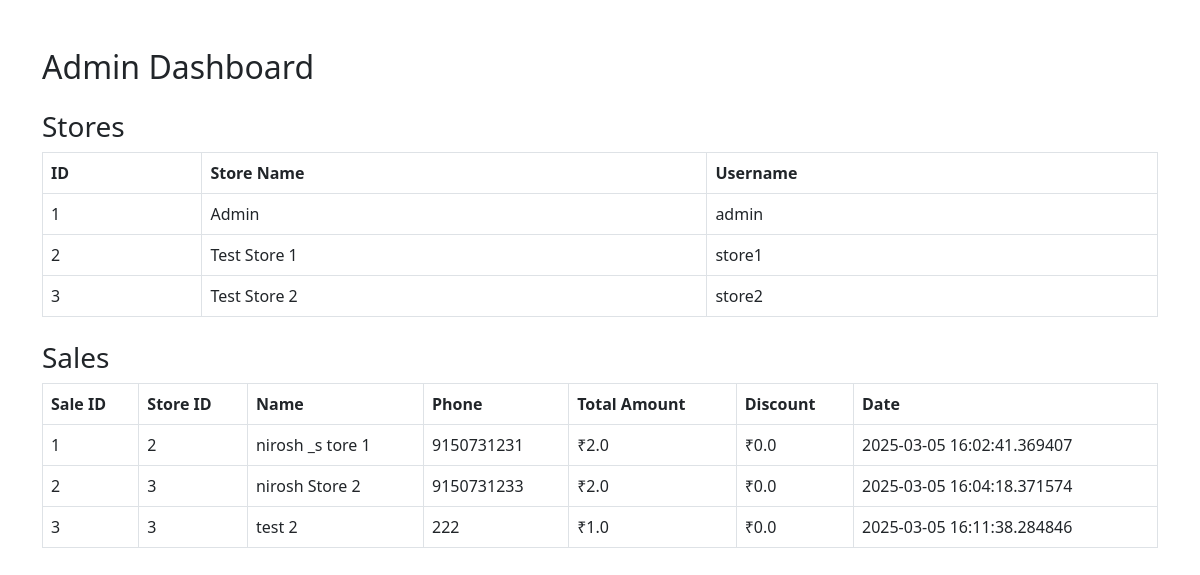
Before: /admin_dashboard (signed in) with the older database file.
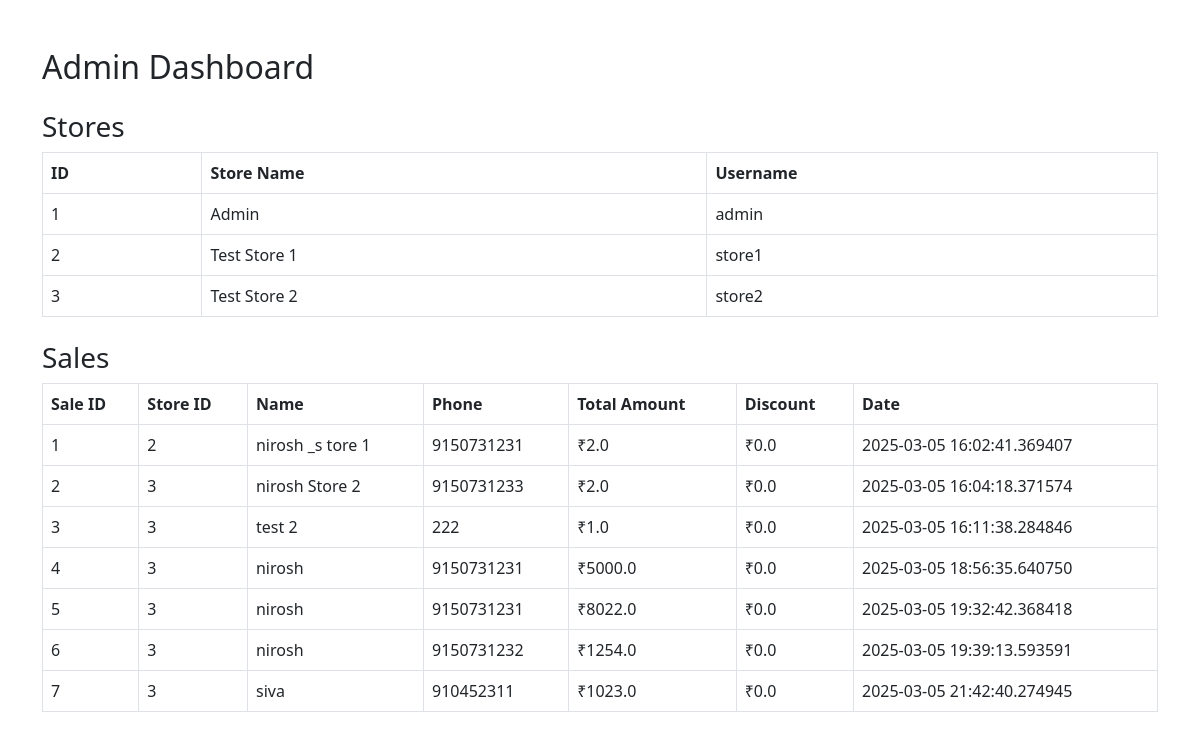
After: the same page with the newer database file.
### app.py (models this page shows)
class Store(db.Model):
    id = db.Column(db.Integer, primary_key=True)
    name = db.Column(db.String(100), nullable=False)
    username = db.Column(db.String(50), unique=True, nullable=False)
    password = db.Column(db.String(50), nullable=False)
    is_admin = db.Column(db.Boolean, default=False)  # Admin Flag

class Sale(db.Model):
    id = db.Column(db.Integer, primary_key=True)  # Keep for uniqueness
    store_id = db.Column(db.Integer, db.ForeignKey('store.id'), nullable=False)
    sale_number = db.Column(db.Integer, nullable=False)  # Store-specific sale number
    total_amount = db.Column(db.Float, nullable=False)
    discount = db.Column(db.Float, default=0)
    timestamp = db.Column(db.DateTime, default=current_timestamp)
    customer_name = db.Column(db.String(100), nullable=False, default="Unknown")
    customer_phone = db.Column(db.String(20), nullable=False, default="Not Provided")
    __table_args__ = (db.UniqueConstraint('store_id', 'sale_number', name='unique_store_sale_number'),)

### app.py (the view)
@app.route('/admin_dashboard')
def admin_dashboard():
    if 'user_id' not in session or not session.get('is_admin'):
        return redirect(url_for('home'))
    stores = Store.query.all()
    sales = Sale.query.all()
    return render_template('admin_dashboard.html', stores=stores, sales=sales)

### templates/admin_dashboard.html (shortened to what this page needs)
<!DOCTYPE html>
<html>
<head>
    <link rel="stylesheet" href="https://cdn.jsdelivr.net/npm/bootstrap@5.3.0/dist/css/bootstrap.min.css">
    <link rel="stylesheet" href="https://cdn.datatables.net/1.13.4/css/jquery.dataTables.min.css">
    <link rel="stylesheet" href="https://cdn.datatables.net/buttons/2.3.6/css/buttons.dataTables.min.css">
</head>
<body>
    <div class="container mt-5">
        <h2>Admin Dashboard</h2>
        <h3 class="mt-4">Stores</h3>
        <table id="storesTable" class="table table-bordered display">
            <thead>
                <tr>
                    <th>ID</th>
                    <th>Store Name</th>
                    <th>Username</th>
                </tr>
            </thead>
            <tbody>
                {% for store in stores %}
                <tr>
                    <td>{{ store.id }}</td>
                    <td>{{ store.name }}</td>
                    <td>{{ store.username }}</td>
                </tr>
                {% endfor %}
            </tbody>
        </table>
        <h3 class="mt-4">Sales</h3>
        <table id="salesTable" class="table table-bordered display">
            <thead>
                <tr>
                    <th>Sale ID</th>
                    <th>Store ID</th>
                    <th>Name</th>
                    <th>Phone</th>
                    <th>Total Amount</th>
                    <th>Discount</th>
                    <th>Date</th>
                </tr>
            </thead>
            <tbody>
                {% for sale in sales %}
                <tr>
                    <td>{{ sale.id }}</td>
                    <td>{{ sale.store_id }}</td>
                    <td>{{ sale.customer_name }}</td>
                    <td>{{ sale.customer_phone }}</td>
                    <td>₹{{ sale.total_amount }}</td>
                    <td>₹{{ sale.discount }}</td>
                    <td>{{ sale.timestamp }}</td>
                </tr>
                {% endfor %}
            </tbody>
        </table>
    </div>
</body>
</html>

Changed rows visible on the page:
added Sale: id "4", store_id "3", customer_name "nirosh", customer_phone "9150731231", total_amount "5000.0", discount "0.0", timestamp "2025-03-05 18:56:35.640750"
added Sale: id "5", store_id "3", customer_name "nirosh", customer_phone "9150731231", total_amount "8022.0", discount "0.0", timestamp "2025-03-05 19:32:42.368418"
added Sale: id "6", store_id "3", customer_name "nirosh", customer_phone "9150731232", total_amount "1254.0", discount "0.0", timestamp "2025-03-05 19:39:13.593591"
added Sale: id "7", store_id "3", customer_name "siva", customer_phone "910452311", total_amount "1023.0", discount "0.0", timestamp "2025-03-05 21:42:40.274945"
